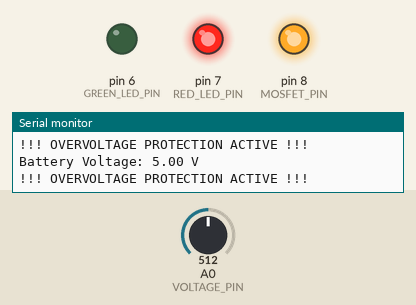
This sketch was run on a simulated Arduino Uno, built with avr-gcc and run on an emulated ATmega328P. Shown: output pins drawn as LEDs (lit = HIGH), the last lines printed to the serial monitor. The test bench sets the inputs (shaded band); at power-on: A0 (VOLTAGE_PIN) = 512.

Above: at 1.3 s.
1.4 s: A0 (VOLTAGE_PIN) set to 437
2.9 s: A0 (VOLTAGE_PIN) set to 415
At 3.9 s:
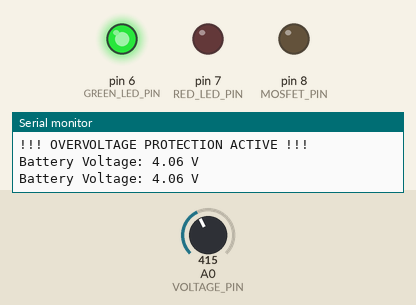
4.5 s: A0 (VOLTAGE_PIN) set to 511
At 5.1 s:
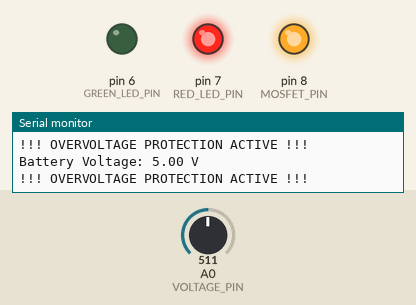
Timing chart, 0 to 7.5 s (numbered marks = the images above; inputs shaded):
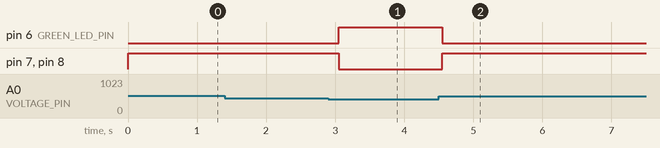

The sketch:

nautilus_energy_hub.ino
```cpp
// ============================================================
// NAUTILUS ENERGY HUB — Battery Management Firmware v1.0
// Bachelor's Thesis: Energy Harvesting System for the Venice Lagoon
// Università degli Studi di Padova — Krom Llorca Lloret
// ============================================================
//
// Monitors the Li-Ion battery voltage and activates a MOSFET-switched
// dump load when the cell reaches its maximum safe voltage (4.20 V),
// acting as a secondary, software-controlled overvoltage protection
// on top of the TP4056 CC/CV charger.

// --- Pin Definitions ---
const int GREEN_LED_PIN = 6;   // Charging OK indicator
const int RED_LED_PIN   = 7;   // Overvoltage / dump load indicator
const int MOSFET_PIN    = 8;   // Controls dump load resistor (IRFZ44N)
const int VOLTAGE_PIN   = A0;  // Battery voltage via divider

// --- Safety Threshold ---
const float V_THRESHOLD = 4.20;     // Li-Ion max safe voltage

// --- Voltage Divider Factor ---
const float DIVIDER_FACTOR = 2.0;   // 10 kOhm / 10 kOhm divider

void setup() {
  Serial.begin(9600);
  pinMode(GREEN_LED_PIN, OUTPUT);
  pinMode(RED_LED_PIN,   OUTPUT);
  pinMode(MOSFET_PIN,    OUTPUT);
  Serial.println("Nautilus Energy Hub - System Initialised");
}

void loop() {
  // 1. Read and calculate battery voltage
  int rawADC = analogRead(VOLTAGE_PIN);
  float vBatt = (rawADC / 1023.0) * 5.0 * DIVIDER_FACTOR;

  // 2. Output to Serial Monitor
  Serial.print("Battery Voltage: ");
  Serial.print(vBatt, 2);
  Serial.println(" V");

  // 3. Safety threshold comparison
  if (vBatt >= V_THRESHOLD) {
    // --- OVERVOLTAGE STATE: Battery Full ---
    digitalWrite(MOSFET_PIN,    HIGH);  // Dump load ON
    digitalWrite(RED_LED_PIN,   HIGH);  // Red LED ON
    digitalWrite(GREEN_LED_PIN, LOW);   // Green LED OFF
    Serial.println("!!! OVERVOLTAGE PROTECTION ACTIVE !!!");
  } else {
    // --- NORMAL STATE: Charging Safe ---
    digitalWrite(MOSFET_PIN,    LOW);   // Dump load OFF
    digitalWrite(RED_LED_PIN,   LOW);   // Red LED OFF
    digitalWrite(GREEN_LED_PIN, HIGH);  // Green LED ON
  }

  delay(500);  // 2 Hz loop rate
}
```

Measured:
- the behaviour switches between 430 and 429 on A0 (VOLTAGE_PIN) (found by bisection; images 0 and 1)
- after the input at 2.9 s, pin 6 (GREEN_LED_PIN): LOW → HIGH after 0.15 s; pin 7 (RED_LED_PIN), pin 8 (MOSFET_PIN): HIGH → LOW after 0.15 s
- after the input at 4.5 s, pin 6 (GREEN_LED_PIN): HIGH → LOW after 0.05 s; pin 7 (RED_LED_PIN), pin 8 (MOSFET_PIN): LOW → HIGH after 0.05 s
